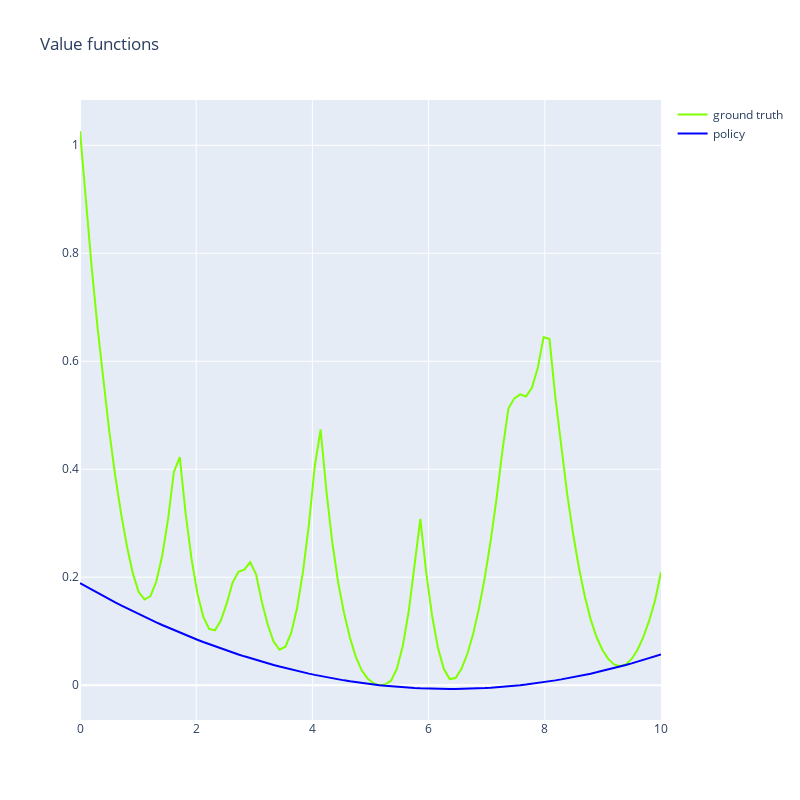
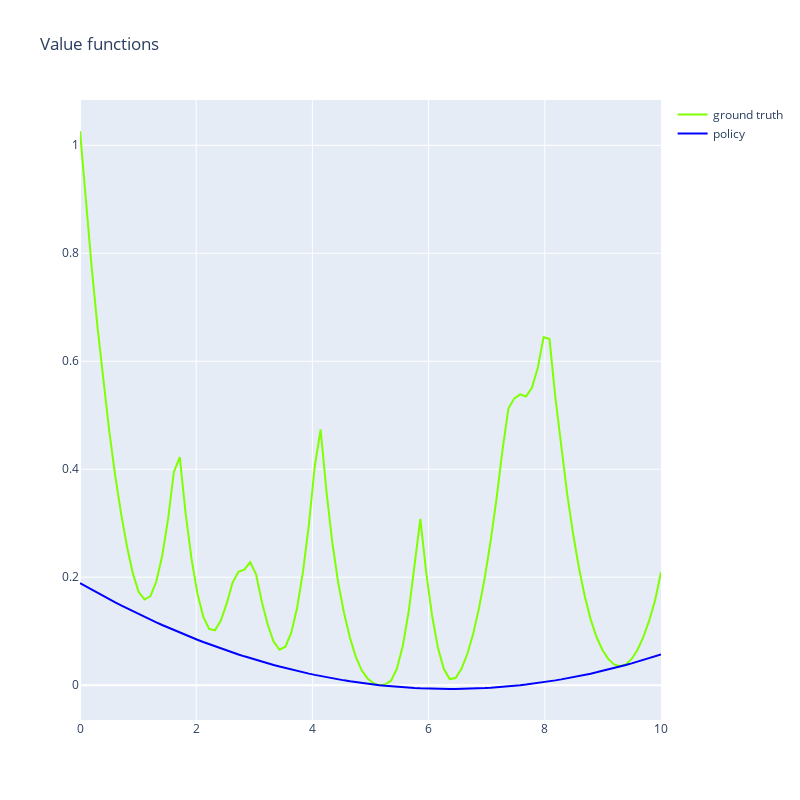

The notebook cell saved with these charts, in order:
### Code cell
start_vertex = layers[0][0]

gcs.make_plots(start_vertex.name, 0.1);
